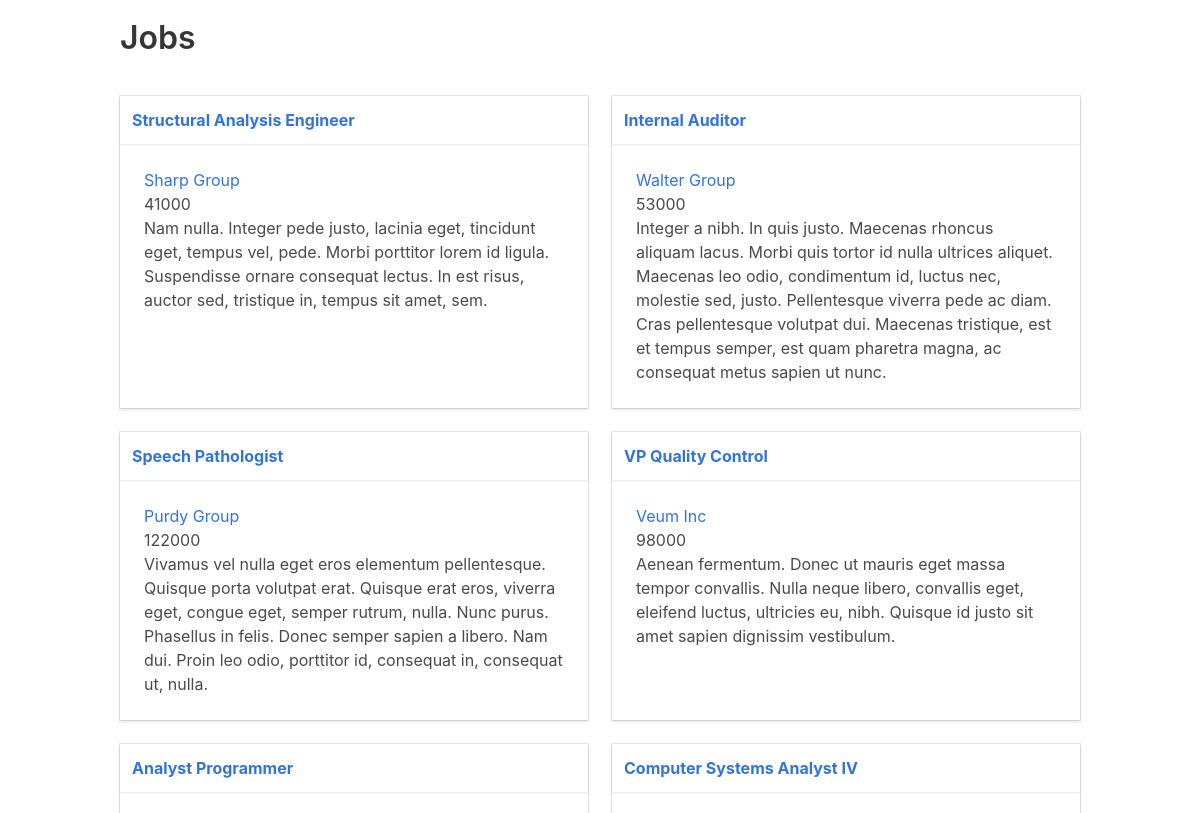
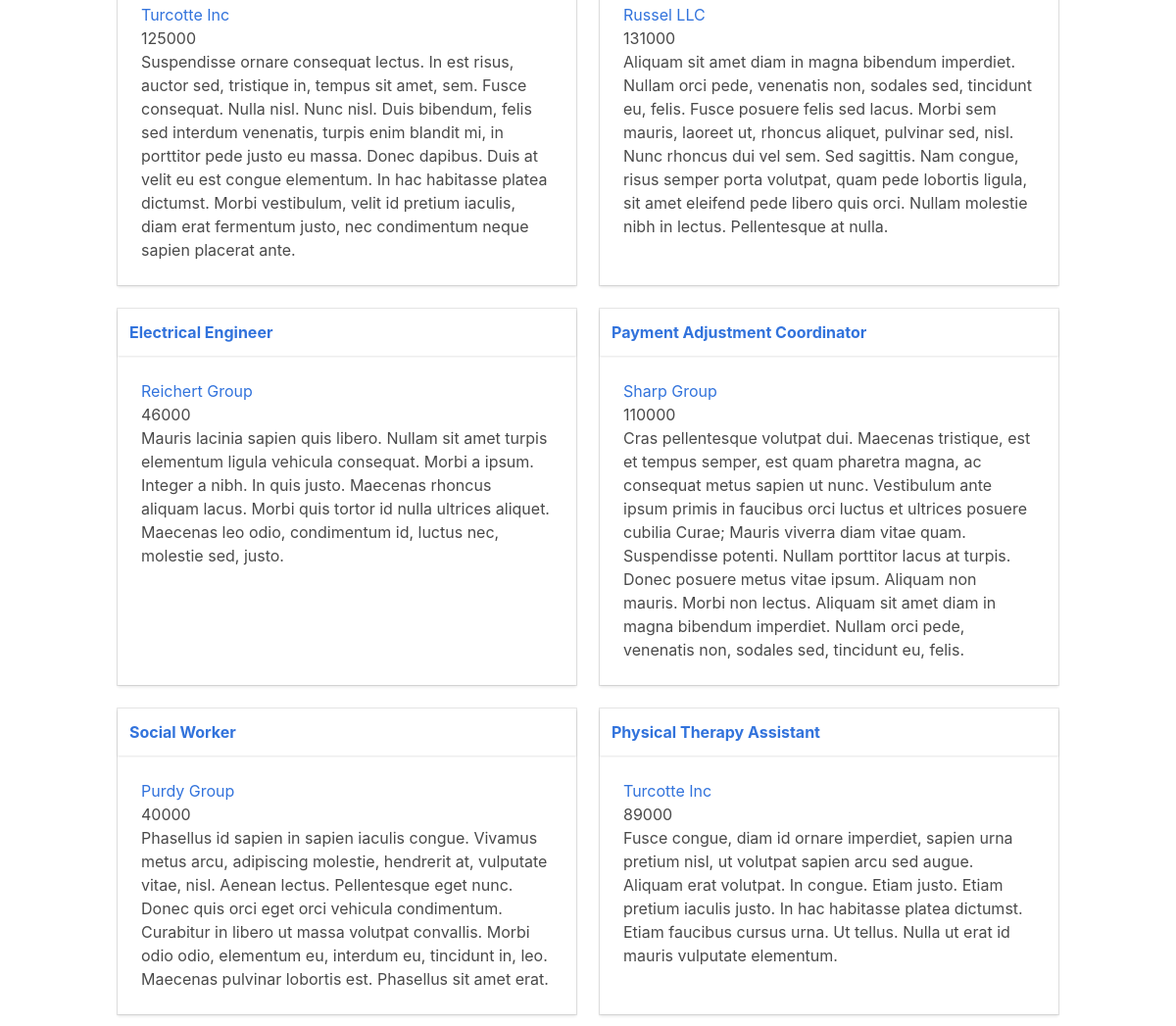
Page /jobs on the committed database (2 pictures, top to bottom).
### tables this page shows
CREATE TABLE "job" (
"id" INTEGER PRIMARY KEY AUTOINCREMENT,
"title" VARCHAR,
"description" TEXT,
"salary" VARCHAR,
"employer_id" INTEGER
);

CREATE TABLE "employer" (
"id" INTEGER PRIMARY KEY AUTOINCREMENT,
"name" VARCHAR,
"description" TEXT,
"address" VARCHAR,
"city" VARCHAR,
"state" VARCHAR,
"zip" VARCHAR
);

### jobs/app.py (the view)
@app.route("/")
@app.route("/jobs")
def jobs():
    jobs = execute_sql(
        'SELECT job.id, job.title, job.description, job.salary, employer.id as employer_id, employer.name as employer_name FROM job JOIN employer ON employer.id = job.employer_id')
    return render_template('index.html', jobs=jobs)

### jobs/app.py (called while the page is built)
def open_connection():
    connection = getattr(g, '_connection', None)
    if connection == None:
        connection = g._connection = sqlite3.connect(PATH)
    connection.row_factory = sqlite3.Row
    return connection

def execute_sql(sql, values=(), commit=False, single=False):
    connection = open_connection()
    cursor = connection.execute(sql, values)
    if commit == True:
        results = connection.commit()
    else:
        results = cursor.fetchone() if single else cursor.fetchall()
    cursor.close()
    return results

@app.teardown_appcontext
def close_connection(exception):
    connection = getattr(g, '_connection', None)
    if connection != None:
        connection.close()

### jobs/templates/index.html
{% extends "layout.html" %}
{% block content %}
<div class="columns">
    <div class="column">
    <h1>Jobs</h1>
    </div>
    <div class="column is-one-fifth">
    </div>
</div>
{{show_jobs(jobs)}}
{% endblock %}

### jobs/templates/_macros.html
{% macro show_job(job) %}
<div class="card adjust-height">
    <header class="card-header">
        <p class="card-header-title">
            <a href={{ url_for('job', job_id=job['id']) }}>{{job['title']}}</a>
        </p>
    </header>
    <div class="card-content">
        <div class="content">
            <p>
                <a href={{ url_for('employer', employer_id=job['employer_id']) }}>{{job['employer_name']}}</a><br>
                {{job['salary']}}<br>
                {{job['description']}}
            </p>
        </div>
    </div>
</div>
{% endmacro %}
{% macro show_jobs(jobs) %}
<div class="columns is-multiline">
    {% for job in jobs %}
        <div class="column is-half">
            {{ show_job(job) }}
        </div>
    {% endfor %}
</div>
{% endmacro %}

### jobs/static/css/app.css (style rules this page uses)
.adjust-height { height: 100%; }

### rows in the picture
job: title "Structural Analysis Engineer", employer_name "Sharp Group", salary "41000", description "Nam nulla. Integer pede justo, lacinia eget, tincidunt eget, tempus vel, pede. Morbi porttitor lorem id ligula. Suspendisse ornare consequat lectus. In est risus, auctor sed, tristique in, tempus sit amet, sem."
job: title "Internal Auditor", employer_name "Walter Group", salary "53000", description "Integer a nibh. In quis justo. Maecenas rhoncus aliquam lacus. Morbi quis tortor id nulla ultrices aliquet. Maecenas leo odio, condimentum id, luctus nec, molestie sed, justo. Pellentesque viverra pede ac diam. Cras pellentesque volutpat dui. Maecenas tristique, est et tempus semper, est quam pharetra magna, ac consequat metus sapien ut nunc."
job: title "Speech Pathologist", employer_name "Purdy Group", salary "122000", description "Vivamus vel nulla eget eros elementum pellentesque. Quisque porta volutpat erat. Quisque erat eros, viverra eget, congue eget, semper rutrum, nulla. Nunc purus. Phasellus in felis. Donec semper sapien a libero. Nam dui. Proin leo odio, porttitor id, consequat in, consequat ut, nulla."
job: title "VP Quality Control", employer_name "Veum Inc", salary "98000", description "Aenean fermentum. Donec ut mauris eget massa tempor convallis. Nulla neque libero, convallis eget, eleifend luctus, ultricies eu, nibh. Quisque id justo sit amet sapien dignissim vestibulum."
job: title "Analyst Programmer", employer_name "Turcotte Inc", salary "125000", description "Suspendisse ornare consequat lectus. In est risus, auctor sed, tristique in, tempus sit amet, sem. Fusce consequat. Nulla nisl. Nunc nisl. Duis bibendum, felis sed interdum venenatis, turpis enim blandit mi, in porttitor pede justo eu massa. Donec dapibus. Duis at velit eu est congue elementum. In hac habitasse platea dictumst. Morbi vestibulum, velit id pretium iaculis, diam erat fermentum justo, nec condimentum neque sapien placerat ante."
job: title "Computer Systems Analyst IV", employer_name "Russel LLC", salary "131000", description "Aliquam sit amet diam in magna bibendum imperdiet. Nullam orci pede, venenatis non, sodales sed, tincidunt eu, felis. Fusce posuere felis sed lacus. Morbi sem mauris, laoreet ut, rhoncus aliquet, pulvinar sed, nisl. Nunc rhoncus dui vel sem. Sed sagittis. Nam congue, risus semper porta volutpat, quam pede lobortis ligula, sit amet eleifend pede libero quis orci. Nullam molestie nibh in lectus. Pellentesque at nulla."
job: title "Electrical Engineer", employer_name "Reichert Group", salary "46000", description "Mauris lacinia sapien quis libero. Nullam sit amet turpis elementum ligula vehicula consequat. Morbi a ipsum. Integer a nibh. In quis justo. Maecenas rhoncus aliquam lacus. Morbi quis tortor id nulla ultrices aliquet. Maecenas leo odio, condimentum id, luctus nec, molestie sed, justo."
job: title "Payment Adjustment Coordinator", employer_name "Sharp Group", salary "110000", description "Cras pellentesque volutpat dui. Maecenas tristique, est et tempus semper, est quam pharetra magna, ac consequat metus sapien ut nunc. Vestibulum ante ipsum primis in faucibus orci luctus et ultrices posuere cubilia Curae; Mauris viverra diam vitae quam. Suspendisse potenti. Nullam porttitor lacus at turpis. Donec posuere metus vitae ipsum. Aliquam non mauris. Morbi non lectus. Aliquam sit amet diam in magna bibendum imperdiet. Nullam orci pede, venenatis non, sodales sed, tincidunt eu, felis."
job: title "Social Worker", employer_name "Purdy Group", salary "40000", description "Phasellus id sapien in sapien iaculis congue. Vivamus metus arcu, adipiscing molestie, hendrerit at, vulputate vitae, nisl. Aenean lectus. Pellentesque eget nunc. Donec quis orci eget orci vehicula condimentum. Curabitur in libero ut massa volutpat convallis. Morbi odio odio, elementum eu, interdum eu, tincidunt in, leo. Maecenas pulvinar lobortis est. Phasellus sit amet erat."
job: title "Physical Therapy Assistant", employer_name "Turcotte Inc", salary "89000", description "Fusce congue, diam id ornare imperdiet, sapien urna pretium nisl, ut volutpat sapien arcu sed augue. Aliquam erat volutpat. In congue. Etiam justo. Etiam pretium iaculis justo. In hac habitasse platea dictumst. Etiam faucibus cursus urna. Ut tellus. Nulla ut erat id mauris vulputate elementum."
